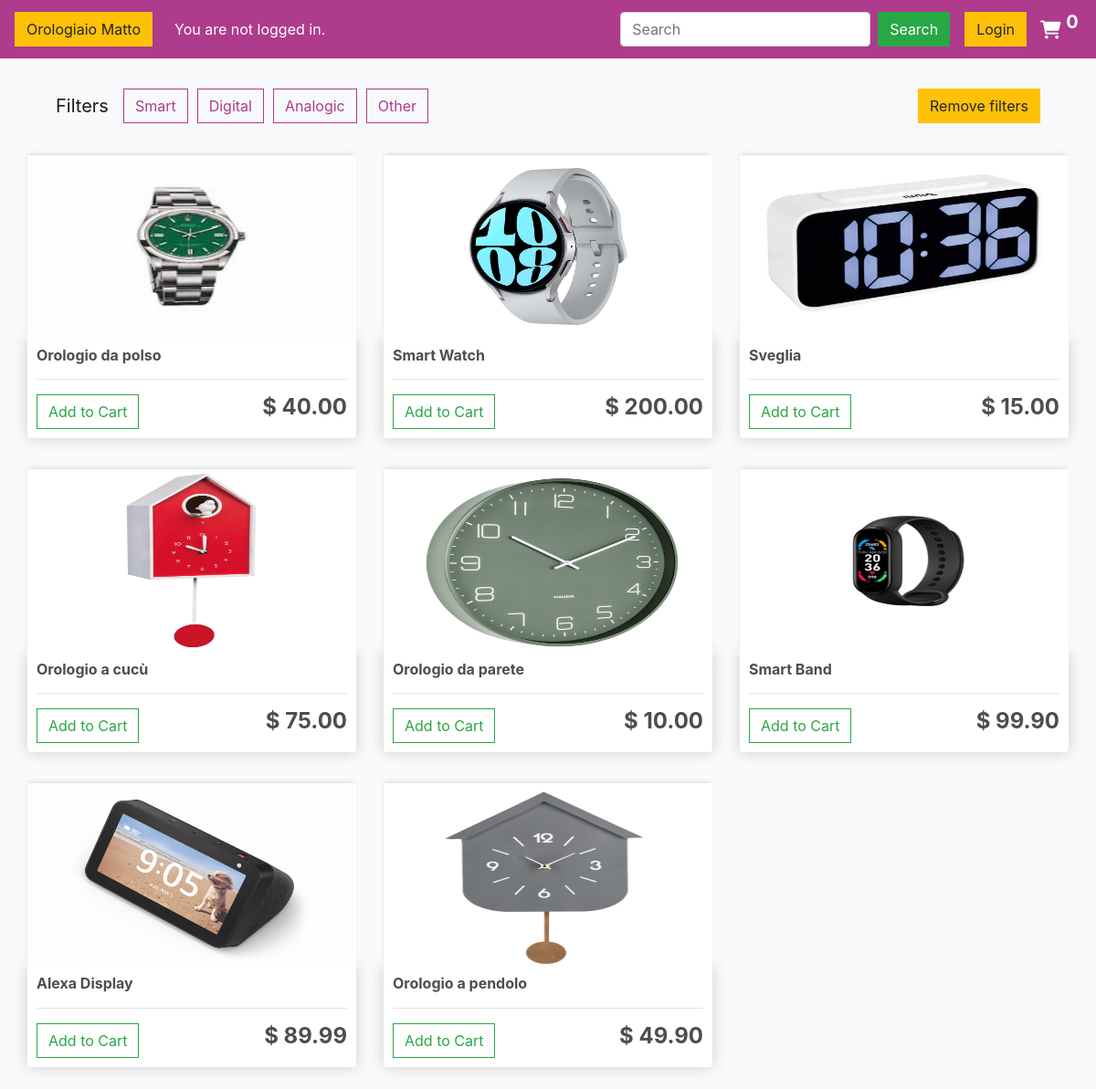
The page / on the database its author committed.
### ppm_products/models.py (models this page shows, shortened)
class Product(models.Model):
    name = models.CharField(max_length=100, null=True)
    price = models.DecimalField(max_digits=7, decimal_places=2)
    digital = models.BooleanField(default=False, null=True, blank=True)
    category = models.CharField(max_length=100, null=True)
    image = models.ImageField(null=True, blank=True)
    @property
    def imageUrl(self):
        try:
            url = self.image.url
        except:
            url = ''
        return url

### ppm_products/views.py (the view)
# urls.py: path('', views.store, name='store'),
def store(request):
    data = cartData(request)
    cartItems = data['cartItems']
    products = Product.objects.all()
    context = {'products': products, 'cartItems': cartItems}
    return render(request, 'store/store.html', context)

### ppm_products/utils.py (called while the page is built, shortened)
def cookieCart(request):
    try:
        cart = json.loads(request.COOKIES['cart'])
    except:
        cart = {}
    print('Cart:', cart)
    items = []
    order = {'get_cart_total': 0, 'get_cart_items': 0, 'shipping': False}
    cartItems = order['get_cart_items']
    return {"cartItems": cartItems, "order": order, "items": items}

def cartData(request):
    if request.user.is_authenticated:
        customer = request.user.customer
        order, created = Order.objects.get_or_create(customer=customer, complete=False)
        items = order.orderitem_set.all()
        cartItems = order.get_cart_items
    else:
        cookieData = cookieCart(request)
        cartItems = cookieData['cartItems']
        order = cookieData['order']
        items = cookieData['items']
    return {"cartItems": cartItems, "order": order, "items": items}

### ppm_products/templates/store/store.html (shortened to what this page needs)
{% extends 'store/main.html' %}
{% load static %}
{% block content %}
    <div class="row">
    <div class="container-fluid">
        <nav class="navbar navbar-expand-lg navbar-light bg-light">
            <a class="navbar-brand">Filters</a>
            <div class="collapse navbar-collapse" id="navbarSupportedContent">
                <ul class="navbar-nav mr-auto">
                    <li class="nav-item active">
                        <button data-filter="Smart" class="btn my-btn">Smart</button>
                    </li>
                    <li class="nav-item active">
                        <button data-filter="Digital" class="btn my-btn">Digital</button>
                    </li>
                    <li class="nav-item active">
                        <button data-filter="Analogic" class="btn my-btn">Analogic</button>
                    </li>
                     <li class="nav-item active">
                        <button data-filter="Other" class="btn my-btn">Other</button>
                    </li>
                </ul>
                <div class="form-inline my-2 my-lg-0">
                    <button data-filter="all" class="btn btn-warning">Remove filters</button>
                </div>
            </div>
        </nav>
    </div>
        <div class="row mt-3">
            {% for product in products %}
                <div class="col-lg-4 col-md-6 mb-4" data-category={{ product.category }}>
                    <img class="thumbnail img-fluid" src="{{ product.imageUrl }}"/>
                    <div class="box-element product">
                        <h6><strong> {{ product.name }}</strong></h6>
                        <hr>
                        <button data-product={{ product.id }} data-action="add" class="btn btn-outline-success add-btn update-cart">Add to Cart</button>
                        <h4 style="display: inline-block; float: right"><strong>$ {{ product.price|floatformat:2 }}</strong></h4>
                    </div>
                </div>
            {% endfor %}
        </div>
    </div>
{% endblock content %}

### static/css/main.css (style rules this page uses)
body { background-color: hsl(0, 0%, 98%); }
h1,h2,h3,h4,h5,h6 { color:hsl(0, 0%, 30%); }
.box-element { box-shadow:hsl(0, 0%, 80%) 0 0 16px; background-color: #fff; border-radius: 4px; padding: 10px; min-width: 300px; }
.thumbnail { width: 100%; min-width: 300px; height: 200px; -webkit-box-shadow: -1px -3px 5px -2px rgba(214,214,214,1); -moz-box-shadow: -1px -3px 5px -2px rgba(214,214,214,1); box-shadow: -1px -3px 5px -2px rgba(214,214,214,1); }
.product { border-radius: 0 0 4px 4px; }
.col-lg-4, .col-lg-6, .col-lg-8, .col-lg-12 { margin-top: 10px; }
.btn { border-radius: 0; }
.my-btn { color: #ae3b8b; border-color: #ae3b8b; margin-right: 10px; }
.nav-item { justify-content: space-between; }
img { display: flex; }

### rows shown on the page
Product: imageUrl (picture), name "Orologio da polso", price "40.00"
Product: imageUrl (picture), name "Smart Watch", price "200.00"
Product: imageUrl (picture), name "Sveglia", price "15.00"
Product: imageUrl (picture), name "Orologio a cucù", price "75.00"
Product: imageUrl (picture), name "Orologio da parete", price "10.00"
Product: imageUrl (picture), name "Smart Band", price "99.90"
Product: imageUrl (picture), name "Alexa Display", price "89.99"
Product: imageUrl (picture), name "Orologio a pendolo", price "49.90"

### other values the page prints
{{ cartItems }} "0"
